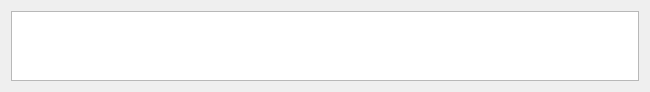
<?xml version="1.0" encoding="UTF-8"?>
<ui version="4.0">
 <class>Form</class>
 <widget class="QWidget" name="Form">
  <property name="geometry">
   <rect>
    <x>0</x>
    <y>0</y>
    <width>650</width>
    <height>90</height>
   </rect>
  </property>
  <property name="windowTitle">
   <string>Form</string>
  </property>
  <layout class="QHBoxLayout" name="horizontalLayout">
   <item>
    <widget class="QTextEdit" name="console">
     <property name="lineWidth">
      <number>1</number>
     </property>
     <property name="html">
      <string>&lt;!DOCTYPE HTML PUBLIC &quot;-//W3C//DTD HTML 4.0//EN&quot; &quot;http://www.w3.org/TR/REC-html40/strict.dtd&quot;&gt;
&lt;html&gt;&lt;head&gt;&lt;meta name=&quot;qrichtext&quot; content=&quot;1&quot; /&gt;&lt;style type=&quot;text/css&quot;&gt;
p, li { white-space: pre-wrap; }
&lt;/style&gt;&lt;/head&gt;&lt;body style=&quot; font-family:'MS Shell Dlg 2'; font-size:8.25pt; font-weight:400; font-style:normal;&quot;&gt;
&lt;p style=&quot;-qt-paragraph-type:empty; margin-top:0px; margin-bottom:0px; margin-left:0px; margin-right:0px; -qt-block-indent:0; text-indent:0px; font-size:8pt;&quot;&gt;&lt;br /&gt;&lt;/p&gt;&lt;/body&gt;&lt;/html&gt;</string>
     </property>
    </widget>
   </item>
  </layout>
 </widget>
 <resources/>
 <connections/>
</ui>
